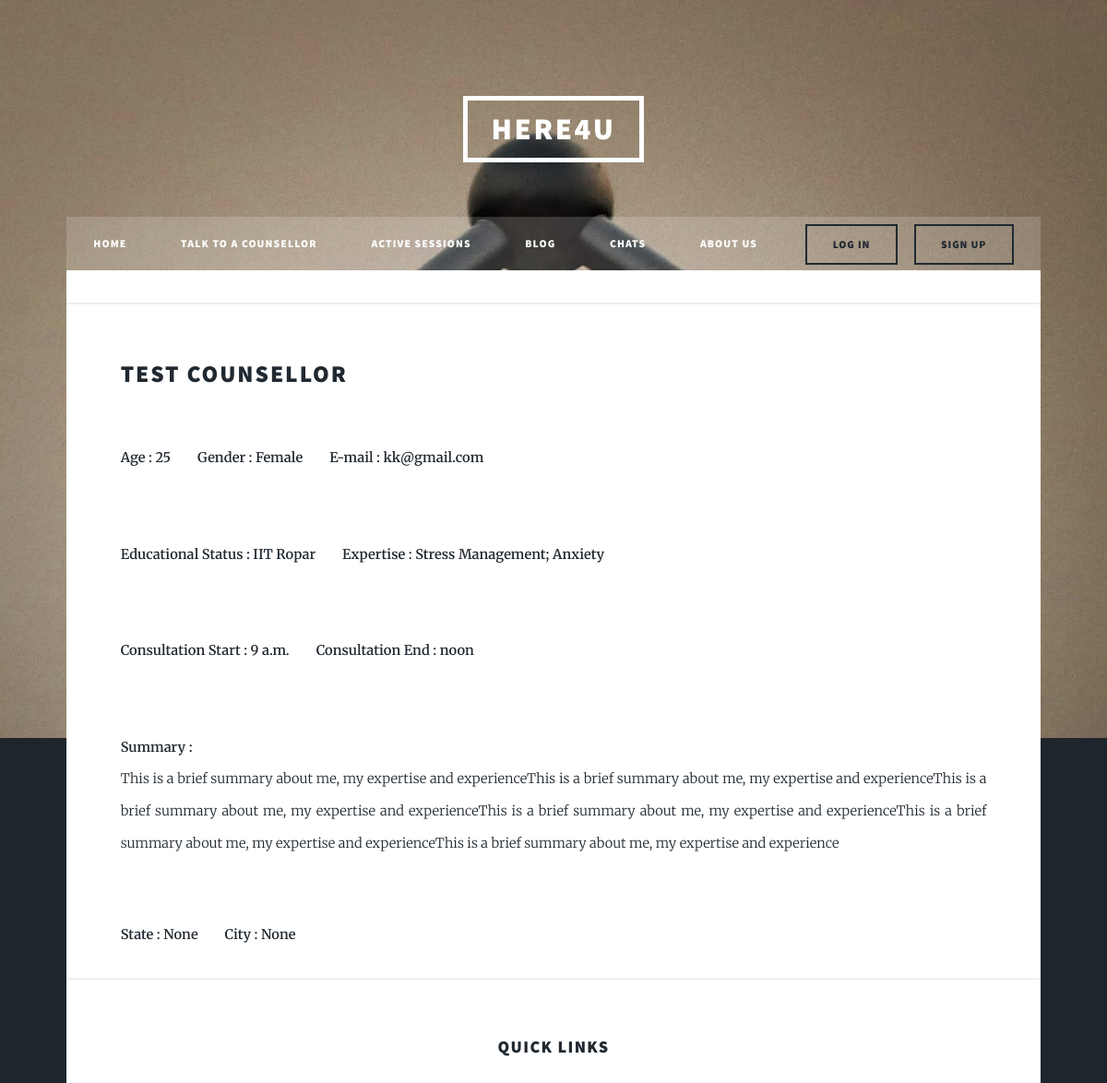
/counsellor-profile/1/ (upper part), run on an earlier commit of the app's database.
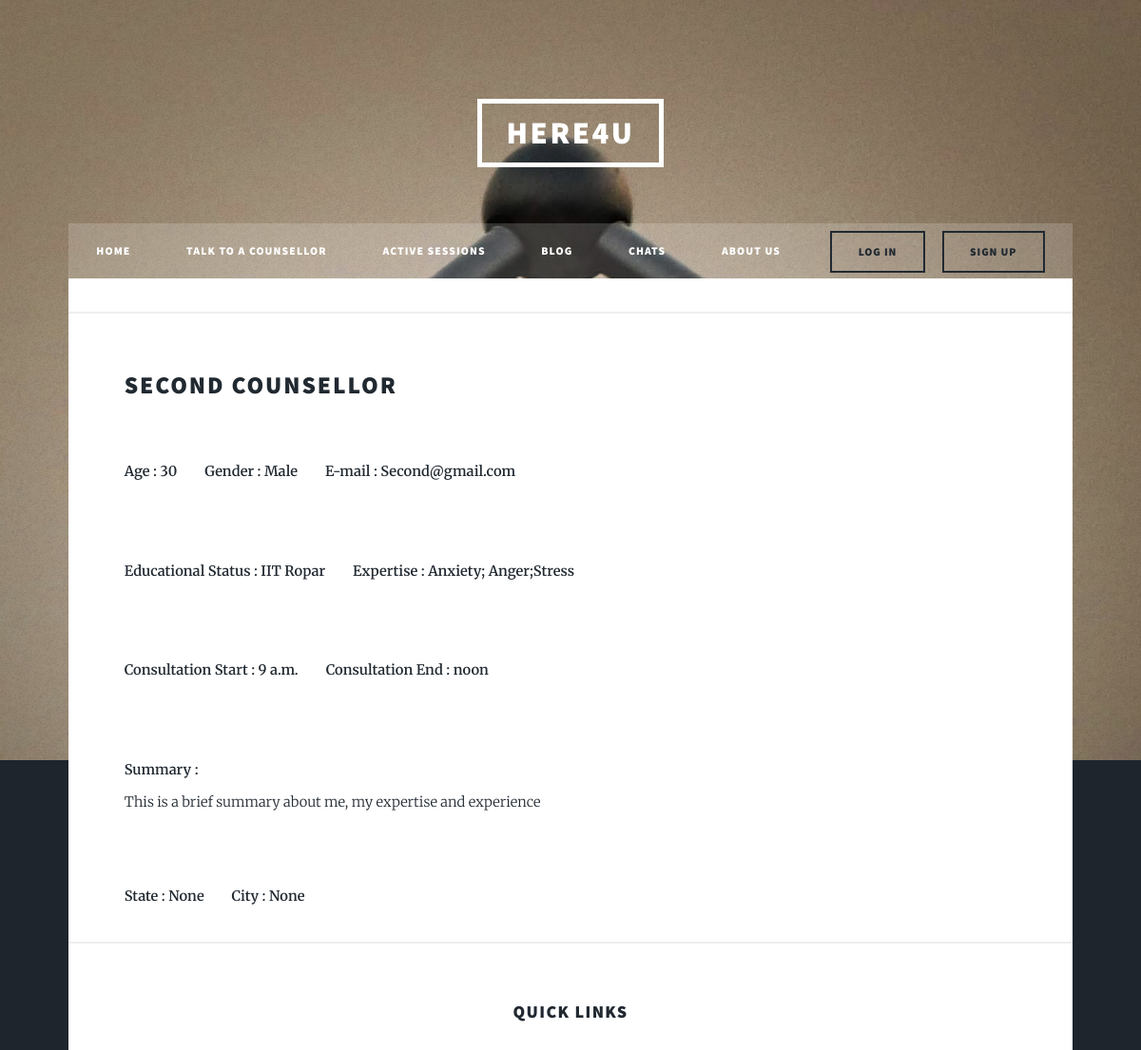
And on a later commit of the database.
### client/models.py (models this page shows, shortened)
class Counsellordata(models.Model):
    User = models.OneToOneField(User,on_delete=models.SET_NULL, null=True, blank=True)
    Name = models.CharField(max_length=100)
    Gender=models.CharField(max_length=32,choices=[('Male','Male'),('Female','Female'),('Others','Others')])
    Age=models.IntegerField(blank = True,null=True)
    Profile_pic = models.FileField(blank=True,null=True)
    Email=models.EmailField()
    State=models.CharField(max_length=50,blank=True,null=True)
    City=models.CharField(max_length=50,blank=True,null=True)
    Education=models.CharField(max_length=300,blank = True,null=True)
    Expertise = models.CharField(max_length=200,blank=True,null=True)
    Summary = models.CharField(max_length=1000,blank=True,null=True)
    Consultation_start = models.TimeField(null=True,auto_now=False, auto_now_add=False)
    Consultation_end = models.TimeField(null=True,auto_now=False, auto_now_add=False)

### client/views.py (the view)
# urls.py: path('counsellor-profile/<int:pk>/',views.counsellorProfile,name="counsellor-profile"),
def counsellorProfile(request,pk):
    user_check = True
    if request.user.is_authenticated:
        coun = Counsellordata.objects.all().filter(User=request.user)
        if coun:
            user_check = False
    profData = Counsellordata.objects.get(pk=pk)
    return render(request,'client/counsellor-profile.html',{"client":user_check,"profData":profData})

### client/templates/client/counsellor-profile.html (shortened to what this page needs)
{%extends "client/base.html"%}
{%block home_state%}<li >{%endblock%}
{%if client%}}
{%block talk_state%}<li>{%endblock%}
{%block session_state%}<li>{%endblock%}
{%else%}
{%block client_state%}<li>{%endblock%}
{%block active_state%}<li>{%endblock%}
{%endif%}
{%block blog_state%}<li>{%endblock%}
{%block message_state%}<li>{%endblock%}
{%block about_state%}<li>{%endblock%}
{%block content%}
<br>
	<div >
	<h2>{{profData.Name}}</h2>
	<br>
	<b>Age : {{profData.Age}}
	&ensp;&ensp;&ensp;
	Gender : {{profData.Gender}}
	&ensp;&ensp;&ensp;
	E-mail : {{profData.Email}}</b>
	<br><br><br>
	<b>
	Educational Status : {{profData.Education}}
	&ensp;&ensp;&ensp;
	Expertise : {{profData.Expertise}}</b>
	<br><br><br>
	<b>
	Consultation Start : {{profData.Consultation_start}}
	&ensp;&ensp;&ensp;
	Consultation End : {{profData.Consultation_end}}</b>
	<br><br><br>
	<b>
	Summary :</b> <p>{{profData.Summary}}</p>
	<br>
	<b>
	State : {{profData.State}}
	&ensp;&ensp;&ensp;
	City : {{profData.City}}</b>
	</div>
{%endblock%}

What changed in the data, as far as the page shows it:
changed Counsellordata "IIT Ropar": Name "TEST COUNSELLOR" → "SECOND COUNSELLOR"; Age "25" → "30"; Gender "Female" → "Male"; Email "kk@gmail.com" → "Second@gmail.com"; Expertise "Stress Management; Anxiety" → "Anxiety; Anger;Stress"; Summary "…me, my expertise and experienceThis is a brief summary about me, my expertise and experienceThis is a brief summary about me, my expertise and experienceThis is a brief summary about me, my expertise and experienceThis is a brief summary about me, my expertise and experienceThis is a brief summary about me, my expertise and experience" → "This is a brief summary about me, my expertise and experience"
